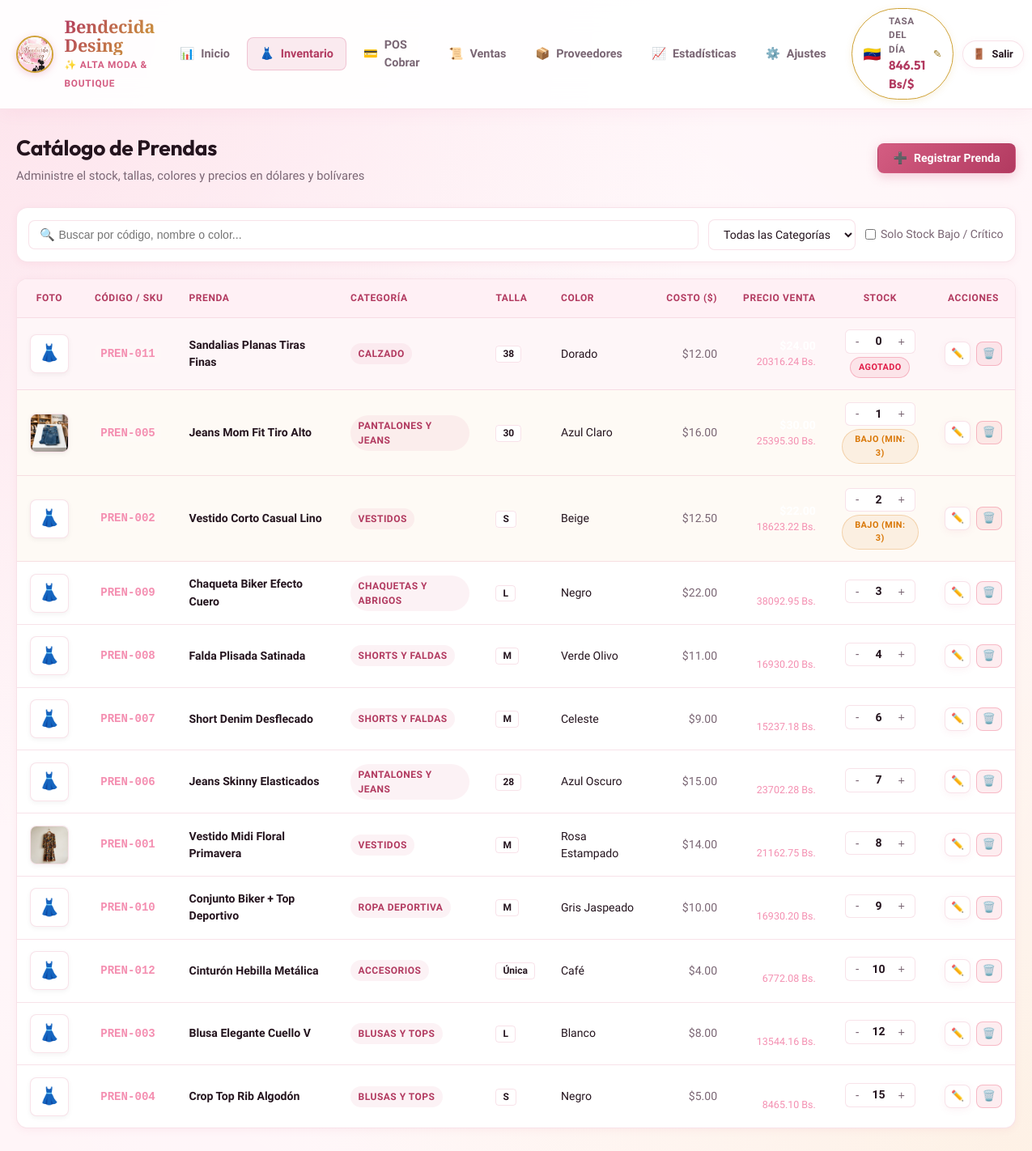
The app's page /inventario (signed in) with its own data.
### tables this page shows
CREATE TABLE prendas (
            id INTEGER PRIMARY KEY AUTOINCREMENT,
            codigo TEXT UNIQUE NOT NULL,
            nombre TEXT NOT NULL,
            categoria TEXT NOT NULL,
            talla TEXT NOT NULL,
            color TEXT NOT NULL,
            precio_costo REAL NOT NULL DEFAULT 0.0,
            precio_venta REAL NOT NULL DEFAULT 0.0,
            stock INTEGER NOT NULL DEFAULT 0,
            stock_minimo INTEGER NOT NULL DEFAULT 3,
            activo INTEGER NOT NULL DEFAULT 1,
            fecha_creacion TEXT NOT NULL
        , imagen TEXT DEFAULT '', proveedor_id INTEGER DEFAULT NULL, compra_proveedor_id INTEGER DEFAULT NULL);

### app.py (the view)
@app.route('/inventario')
def inventario():
    busqueda = request.args.get('q', '').strip()
    categoria = request.args.get('categoria', 'TODAS')
    stock_bajo = request.args.get('stock_bajo', '0') == '1'
    prendas = db.get_todas_prendas(
        solo_activas=True,
        filtro_busqueda=busqueda if busqueda else None,
        categoria=categoria if categoria else None,
        solo_stock_bajo=stock_bajo
    )
    categorias = db.get_categorias()
    tasa = db.get_tasa_dolar()
    return render_template(
        'inventario.html',
        prendas=prendas,
        categorias=categorias,
        busqueda=busqueda,
        categoria_actual=categoria,
        stock_bajo=stock_bajo,
        tasa=tasa,
        active_page='inventario'
    )

### app.py (called while the page is built)
@app.before_request
def require_login():
    if request.endpoint in ['login', 'static'] or (request.path and request.path.startswith('/static')):
        return
    if not session.get('user_id'):
        return redirect(url_for('login', next=request.url))

@app.context_processor
def inject_global_data():
    config = db.get_config_dict()
    tasa = db.get_tasa_dolar()
    return {
        'config': config,
        'tasa_dolar': tasa,
        'ultima_actualizacion_bcv': config.get('ultima_actualizacion_bcv', ''),
        'current_user': session.get('user_name', 'Administrador'),
        'username': session.get('username', 'admin'),
        'anio_actual': datetime.now().year
    }

### database.py (called while the page is built)
def get_db():
    conn = sqlite3.connect(DB_PATH)
    conn.row_factory = sqlite3.Row
    conn.execute("PRAGMA foreign_keys = ON")
    return conn

def get_config_dict():
    conn = get_db()
    rows = conn.execute('SELECT clave, valor FROM configuracion').fetchall()
    conn.close()
    return {r['clave']: r['valor'] for r in rows}

def get_tasa_dolar():
    conn = get_db()
    row = conn.execute("SELECT valor FROM configuracion WHERE clave = 'tasa_dolar'").fetchone()
    conn.close()
    if row:
        try:
            return float(row['valor'])
        except ValueError:
            return 65.50
    return 65.50

def get_todas_prendas(solo_activas=True, filtro_busqueda=None, categoria=None, solo_stock_bajo=False):
    conn = get_db()
    query = 'SELECT * FROM prendas WHERE 1=1'
    params = []
    if solo_activas:
        query += ' AND activo = 1'
    if categoria and categoria != 'TODAS':
        query += ' AND categoria = ?'
        params.append(categoria)
    if filtro_busqueda:
        query += ' AND (codigo LIKE ? OR nombre LIKE ? OR color LIKE ?)'
        like_term = f"%{filtro_busqueda}%"
        params.extend([like_term, like_term, like_term])
    if solo_stock_bajo:
        query += ' AND stock <= stock_minimo'
    query += ' ORDER BY stock ASC, id DESC'
    rows = conn.execute(query, params).fetchall()
    conn.close()
    return [dict(r) for r in rows]

def get_categorias():
    conn = get_db()
    rows = conn.execute('SELECT nombre FROM categorias ORDER BY nombre ASC').fetchall()
    conn.close()
    return [r['nombre'] for r in rows]

### templates/inventario.html (shortened to what this page needs)
{% extends "base.html" %}
{% block content %}
<div class="page-header">
  <div class="page-title-group">
    <h2>Catálogo de Prendas</h2>
    <p>Administre el stock, tallas, colores y precios en dólares y bolívares</p>
  </div>
  <div class="header-actions">
    <button class="btn btn-primary" onclick="abrirModalNuevaPrenda()">
      <span>➕</span> Registrar Prenda
    </button>
  </div>
</div>
<form method="GET" action="{{ url_for('inventario') }}" class="filter-bar">
  <div class="search-input-wrap">
    <span class="search-icon">🔍</span>
    <input
      type="text"
      name="q"
      placeholder="Buscar por código, nombre o color..."
      value="{{ busqueda }}"
      autocomplete="off"
    >
  </div>
  <select name="categoria" class="form-select" onchange="this.form.submit()">
    <option value="TODAS" {% if categoria_actual == 'TODAS' %}selected{% endif %}>Todas las Categorías</option>
  </select>
  <label style="display: flex; align-items: center; gap: 0.4rem; font-size: 0.88rem; cursor: pointer; color: var(--text-muted); user-select: none;">
    <input
      type="checkbox"
      name="stock_bajo"
      value="1"
      onchange="this.form.submit()"
      style="accent-color: var(--primary);"
    >
    <span>Solo Stock Bajo / Crítico</span>
  </label>
</form>
<div class="table-responsive">
  <table class="table">
    <thead>
      <tr>
        <th style="width: 54px; text-align: center;">Foto</th>
        <th>Código / SKU</th>
        <th>Prenda</th>
        <th>Categoría</th>
        <th>Talla</th>
        <th>Color</th>
        <th style="text-align: right;">Costo ($)</th>
        <th style="text-align: right;">Precio Venta</th>
        <th style="text-align: center;">Stock</th>
        <th style="text-align: center;">Acciones</th>
      </tr>
    </thead>
    <tbody>
      {% if prendas %}
        {% for p in prendas %}
        <tr id="prenda-row-{{ p.id }}" data-stock-minimo="{{ p.stock_minimo }}" class="{% if p.stock == 0 %}table-row-danger{% elif p.stock <= p.stock_minimo %}table-row-warning{% endif %}">
          <td style="text-align: center;">
            <div class="prenda-thumb-wrap">
              {% if p.imagen %}
                <img src="{{ p.imagen }}" alt="{{ p.nombre }}" class="prenda-thumb-img" loading="lazy">
              {% else %}
                <span class="prenda-thumb-placeholder">👗</span>
              {% endif %}
            </div>
          </td>
          <td>
            <code style="background: rgba(255,255,255,0.06); padding: 0.2rem 0.45rem; border-radius: 4px; font-weight: 600; color: var(--primary-light);">
              {{ p.codigo }}
            </code>
          </td>
          <td>
            <strong>{{ p.nombre }}</strong>
          </td>
          <td>
            <span class="badge badge-gray">{{ p.categoria }}</span>
          </td>
          <td>
            <span class="badge-pill-talla">{{ p.talla }}</span>
          </td>
          <td>{{ p.color }}</td>
          <td style="text-align: right; color: var(--text-muted);">
            ${{ "%.2f"|format(p.precio_costo) }}
          </td>
          <td style="text-align: right;">
            <div style="font-weight: 700; color: #fff;">${{ "%.2f"|format(p.precio_venta) }}</div>
            <div style="font-size: 0.78rem; color: var(--primary-light);">{{ "%.2f"|format(p.precio_venta * tasa) }} Bs.</div>
          </td>
          <td style="text-align: center;">
            <div class="stock-stepper">
              <button onclick="ajustarStockRapido({{ p.id }}, -1)" title="Restar 1">-</button>
              <span class="stock-val" id="stock-val-{{ p.id }}">{{ p.stock }}</span>
              <button onclick="ajustarStockRapido({{ p.id }}, 1)" title="Sumar 1">+</button>
            </div>
            <div style="margin-top: 0.25rem;">
              {% if p.stock == 0 %}
                <span class="badge badge-rose" style="font-size: 0.68rem;">Agotado</span>
              {% elif p.stock <= p.stock_minimo %}
                <span class="badge badge-amber" style="font-size: 0.68rem;">Bajo (Min: {{ p.stock_minimo }})</span>
              {% endif %}
            </div>
          </td>
          <td style="text-align: center;">
            <div style="display: flex; gap: 0.4rem; justify-content: center;">
              <button
                class="btn btn-secondary btn-icon-only btn-sm"
                title="Editar Prenda"
                onclick='abrirModalEditarPrenda({{ p|tojson }})'
              >
                ✏️
              </button>
              <button
                class="btn btn-rose btn-icon-only btn-sm"
                title="Eliminar / Retirar"
                onclick="confirmarEliminarPrenda({{ p.id }}, '{{ p.nombre|replace("'", "\\'") }}')"
              >
                🗑️
              </button>
            </div>
          </td>
        </tr>
        {% endfor %}
      {% else %}
        <tr>
          <td colspan="10" style="text-align: center; padding: 3rem; color: var(--text-muted);">
            No se encontraron prendas con los criterios seleccionados.
          </td>
        </tr>
      {% endif %}
    </tbody>
  </table>
</div>
{% endblock %}

### records on screen
prendas: codigo "PREN-011", nombre "Sandalias Planas Tiras Finas", categoria "CALZADO", talla "38", color "Dorado", precio_costo "12.00", p.precio_venta*tasa "20316.24", stock "0", shows "AGOTADO"
prendas: imagen (picture), codigo "PREN-005", nombre "Jeans Mom Fit Tiro Alto", categoria "PANTALONES Y JEANS", talla "30", color "Azul Claro", precio_costo "16.00", p.precio_venta*tasa "25395.30", stock "1", stock_minimo "3"
prendas: codigo "PREN-002", nombre "Vestido Corto Casual Lino", categoria "VESTIDOS", talla "S", color "Beige", precio_costo "12.50", p.precio_venta*tasa "18623.22", stock "2", stock_minimo "3"
prendas: codigo "PREN-009", nombre "Chaqueta Biker Efecto Cuero", categoria "CHAQUETAS Y ABRIGOS", talla "L", color "Negro", precio_costo "22.00", p.precio_venta*tasa "38092.95", stock "3"
prendas: codigo "PREN-008", nombre "Falda Plisada Satinada", categoria "SHORTS Y FALDAS", talla "M", color "Verde Olivo", precio_costo "11.00", p.precio_venta*tasa "16930.20", stock "4"
prendas: codigo "PREN-007", nombre "Short Denim Desflecado", categoria "SHORTS Y FALDAS", talla "M", color "Celeste", precio_costo "9.00", p.precio_venta*tasa "15237.18", stock "6"
prendas: codigo "PREN-006", nombre "Jeans Skinny Elasticados", categoria "PANTALONES Y JEANS", talla "28", color "Azul Oscuro", precio_costo "15.00", p.precio_venta*tasa "23702.28", stock "7"
prendas: imagen (picture), codigo "PREN-001", nombre "Vestido Midi Floral Primavera", categoria "VESTIDOS", talla "M", color "Rosa Estampado", precio_costo "14.00", p.precio_venta*tasa "21162.75", stock "8"
prendas: codigo "PREN-010", nombre "Conjunto Biker + Top Deportivo", categoria "ROPA DEPORTIVA", talla "M", color "Gris Jaspeado", precio_costo "10.00", p.precio_venta*tasa "16930.20", stock "9"
prendas: codigo "PREN-012", nombre "Cinturón Hebilla Metálica", categoria "ACCESORIOS", talla "Única", color "Café", precio_costo "4.00", p.precio_venta*tasa "6772.08", stock "10"
prendas: codigo "PREN-003", nombre "Blusa Elegante Cuello V", categoria "BLUSAS Y TOPS", talla "L", color "Blanco", precio_costo "8.00", p.precio_venta*tasa "13544.16", stock "12"
prendas: codigo "PREN-004", nombre "Crop Top Rib Algodón", categoria "BLUSAS Y TOPS", talla "S", color "Negro", precio_costo "5.00", p.precio_venta*tasa "8465.10", stock "15"

### other values on screen
{{ "%.2f"|format(tasa_dolar) }} "846.51"
